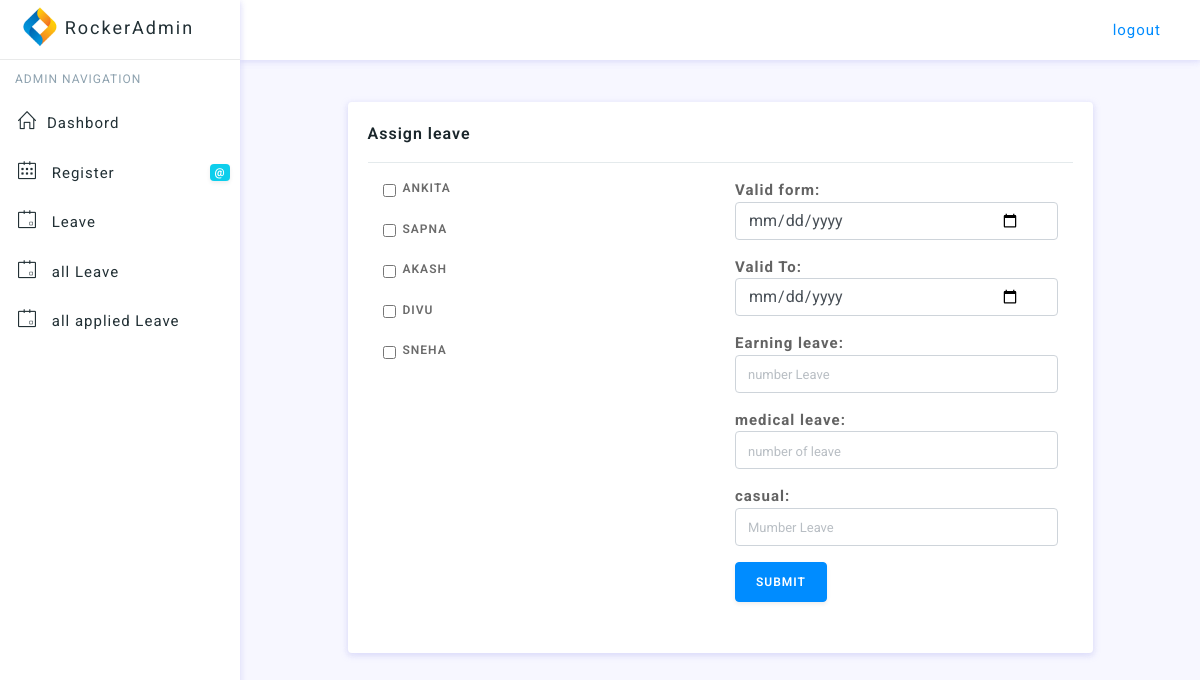
Page /admin/assign_leave.php (signed in) on the committed database.
### tables this page shows
CREATE TABLE `users` (
  `user_id` int(255) NOT NULL,
  `user_name` varchar(255) NOT NULL,
  `user_email` varchar(255) NOT NULL,
  `user_password` varchar(255) NOT NULL,
  `department` varchar(255) NOT NULL,
  `user_role` varchar(255) NOT NULL,
  `created_on` timestamp NOT NULL DEFAULT current_timestamp() ON UPDATE current_timestamp()
);

### admin/assign_leave.php (the view, shortened to what this page needs)
<?php include "admin_header.php"; ?>
 <?php include"function.php"; ?>
<!DOCTYPE html>
<html lang="en">
<body>
    <?php include "navigation.php"; ?>
    <div class="content-wrapper">
        <div class="container-fluid">
            <div class="row pt-2 pb-2">
                <div class="col-sm-9">
                    <div class="text-center pt-3">
                    </div>
                </div>
            </div>
            <div class="row">
                <div class="col-lg-10 mx-auto">
                    <div class="card">
                        <div class="card-body">
                            <div class="card-title">Assign leave
                            </div>
                            <hr>
                            <form action="assign_leave.php" method="post"onsubmit="return check();">
                                <div class="container">
                                    <div class="row">
                                        <div class="col-sm">
                                            <?php
 $show_users = "SELECT * FROM users WHERE user_role='employee' order by user_id DESC ";
    $showall=mysqli_query($connection,$show_users);
while($row = mysqli_fetch_array($showall)){
    $user_id = $row['user_id'];
      $user_name = $row['user_name'];
      ?>
                                            <div class="form-check">
                                                <input class="form-check-input"id="checkuser" name="emp[]" type="checkbox" value="<?php echo $user_id; ?>">
                                                <label class="form-check-label" for="defaultCheck1">
                                                    <?php echo $user_name; ?>
                                                </label>
                                            </div>
                                            <br>
                                            <?php } ?>
                                        </div>
                                        <div class="col-sm">
                                            <div class="form-group">
                                                <div class="position-relative has-icon-right">
                                                    <b>Valid form:</b> <input type="date" name="v_form" placeholder="dd/mm/yyyy" class="form-control">
                                                </div>
                                            </div>
                                            <div class="form-group">
                                                <div class="position-relative has-icon-right">
                                                    <b>Valid To:</b> <input type="date" name="v_to" placeholder="dd/mm/yyyy" class="form-control">
                                                </div>
                                            </div>
                                            <div class="form-group">
                                                <div class="position-relative has-icon-right">
                                                    <b>Earning leave:</b> <input type="text" name="e_leave" placeholder="number Leave" class="form-control">
                                                </div>
                                            </div>
                                            <div class="form-group">
                                                <div class="position-relative has-icon-right">
                                                    <b>medical leave:</b> <input type="text" name="m_leave" placeholder="number of leave" class="form-control">
                                                </div>
                                            </div>
                                            <div class="form-group">
                                                <div class="position-relative has-icon-right">
                                                    <b>casual:</b> <input type="text" name="c_leave" placeholder="Mumber Leave" class="form-control">
                                                </div>
                                            </div>
                                            <div class="form-group">
                                                <input type="submit" name="submit" value="submit" class="btn btn-primary ">
                                            </div>
                                        </div>
                                    </div>
                                </div>

### rows in the picture
users: user_name "ANKITA"
users: user_name "SAPNA"
users: user_name "AKASH"
users: user_name "DIVU"
users: user_name "SNEHA"
